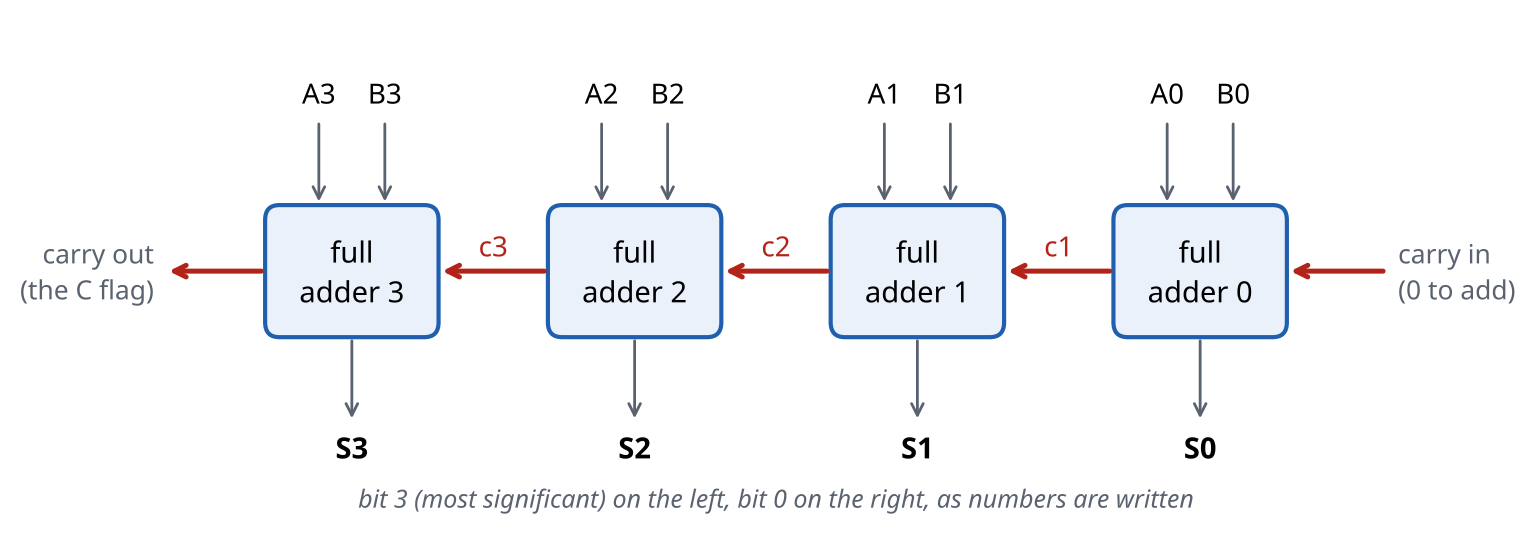

Generate this figure with Python:
import matplotlib
matplotlib.use("Agg")
import matplotlib.pyplot as plt
from matplotlib.patches import FancyBboxPatch
plt.rcParams.update({"font.family": ["Noto Sans", "DejaVu Sans"], "font.size": 10.5})
BLUE="#1F5FAD"; RED="#B42318"; MUTED="#5A6270"; NAVY="#1B2A4A"
fig, ax = plt.subplots(figsize=(9.0, 3.2), dpi=200)
ax.set_xlim(-1.6, 13.2); ax.set_ylim(-0.4, 4.6); ax.axis("off")
xs = [9.6, 6.6, 3.6, 0.6]                 # full adder 0 at right, 3 at left
for i, x in enumerate(xs):
    ax.add_patch(FancyBboxPatch((x, 1.4), 1.8, 1.3, boxstyle="round,pad=0.02,rounding_size=0.15",
                                fc="#EAF1FB", ec=BLUE, lw=1.5))
    ax.text(x + 0.9, 2.05, f"full\nadder {i}", ha="center", va="center", fontsize=10.5)
    ax.annotate("", xy=(x + 0.55, 2.7), xytext=(x + 0.55, 3.6), arrowprops=dict(arrowstyle="->", color=MUTED))
    ax.annotate("", xy=(x + 1.25, 2.7), xytext=(x + 1.25, 3.6), arrowprops=dict(arrowstyle="->", color=MUTED))
    ax.text(x + 0.55, 3.75, f"A{i}", ha="center", fontsize=10)
    ax.text(x + 1.25, 3.75, f"B{i}", ha="center", fontsize=10)
    ax.annotate("", xy=(x + 0.9, 0.5), xytext=(x + 0.9, 1.4), arrowprops=dict(arrowstyle="->", color=MUTED))
    ax.text(x + 0.9, 0.15, f"S{i}", ha="center", fontsize=10.5, weight="bold")
for i in range(3):                        # carries flow right to left
    x_from = xs[i]; x_to = xs[i + 1] + 1.8
    ax.annotate("", xy=(x_to, 2.05), xytext=(x_from, 2.05), arrowprops=dict(arrowstyle="->", color=RED, lw=1.8))
    ax.text((x_from + x_to) / 2, 2.2, f"c{i + 1}", ha="center", color=RED, fontsize=10)
ax.annotate("", xy=(xs[0] + 1.8, 2.05), xytext=(xs[0] + 2.9, 2.05), arrowprops=dict(arrowstyle="->", color=RED, lw=1.8))
ax.text(xs[0] + 3.0, 2.05, "carry in\n(0 to add)", va="center", fontsize=9.5, color=MUTED)
ax.annotate("", xy=(-0.5, 2.05), xytext=(xs[3], 2.05), arrowprops=dict(arrowstyle="->", color=RED, lw=1.8))
ax.text(-0.6, 2.05, "carry out\n(the C flag)", ha="right", va="center", fontsize=9.5, color=MUTED)
ax.text(6.0, -0.35, "bit 3 (most significant) on the left, bit 0 on the right, as numbers are written",
        ha="center", fontsize=9, color=MUTED, style="italic")
fig.savefig("fig_ripple.png", bbox_inches="tight", facecolor="white")
